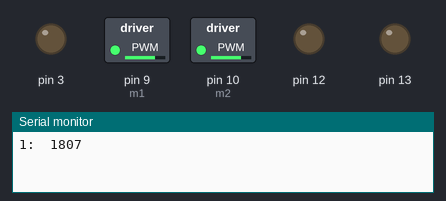
Simulated run of this sketch. Board: Arduino Uno, built with avr-gcc and run on an emulated ATmega328P. Shown: switched loads named in the sketch (green lamp = pin HIGH), output pins drawn as LEDs (lit = HIGH), the last lines printed to the serial monitor. Random numbers use the default seed unless the sketch sets one; pins used as bus, display or sensor lines are not drawn.

Above: at 5.1 s.
At 13.3 s:
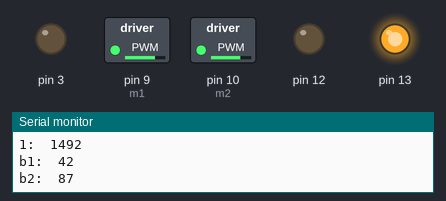
At 25.1 s:
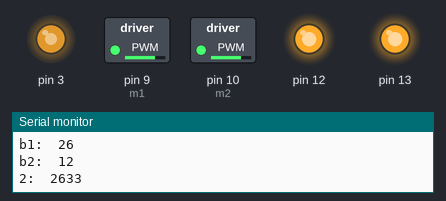
At 38.0 s:
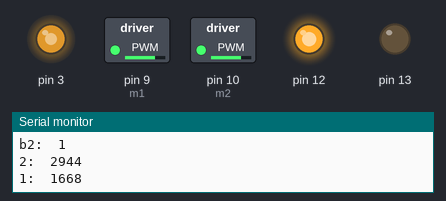
Timing chart, 0 to 40.0 s (numbered marks = the images above):
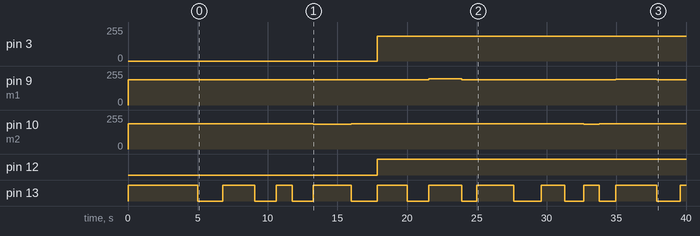

Measured:
- by itself, pin 3: 0/255 → 185/255 at 17.9 s
- by itself, pin 9 (m1): 191/255 → 196/255 at 21.6 s, → 191/255 2.3 s later, → 195/255 11.1 s later, → 191/255 2.9 s later
- by itself, pin 10 (m2): 191/255 → 186/255 at 13.3 s, → 191/255 2.7 s later, → 186/255 16.7 s later, → 191/255 1.1 s later
- by itself, pin 12: LOW → HIGH at 17.9 s
- by itself, pin 13: HIGH → LOW at 5.0 s, → HIGH 1.8 s later, → LOW 2.3 s later, → HIGH 1.5 s later, … (20 changes in this stretch)

The sketch:

motorcontrol.ino
```cpp
#define m1 9
#define m2 10
#define minThro 136 // full reverse
#define midThro 191 // neutral
#define maxThro 243 // full forward
#define revDif 55 // mid - min
#define forDif 52 // max - mid

void b(int thr, int m){ // go backward at (thr)% throttle
  float f=(float)thr/100;
  analogWrite(m,midThro-(revDif*f));
}
void f(int thr, int m){ // go forward at (thr)% throttle
  float f=(float)thr/100;
  analogWrite(m,midThro+(forDif*f));
}
void n(int m){
  analogWrite(m,midThro);
}
void setup() {
  Serial.begin(9600);
  pinMode(m1,OUTPUT);
  pinMode(m2,OUTPUT);

  pinMode(13,OUTPUT);

  // arm
  digitalWrite(13,HIGH);
  n(m1);
  n(m2);
  delay(5000);
  digitalWrite(13,LOW);
}

void loop() {
  n(m1);
  n(m2);
  int del = random(1000,2000);
  Serial.print("1:\t");
  Serial.println(del);
  delay(del);

  int thr1=random(0,100);
  int thr2=random(0,100);
  if (random(-10,10)>0){
    f(m1,thr1);
    Serial.print("f1:\t");
    Serial.println(thr1);
  }else{
    b(m1,thr1);
    Serial.print("b1:\t");
    Serial.println(thr1);
  }
  if (random(-10,10)>0){
    f(m2,thr2);
    Serial.print("f2:\t");
    Serial.println(thr2);
  }else{
    b(m2,thr2);
    Serial.print("b2:\t");
    Serial.println(thr2);
  }

  digitalWrite(13,HIGH);
  del = random(1000,3000);
  Serial.print("2:\t");
  Serial.println(del);
  delay(del);
  digitalWrite(13,LOW);
}
```
